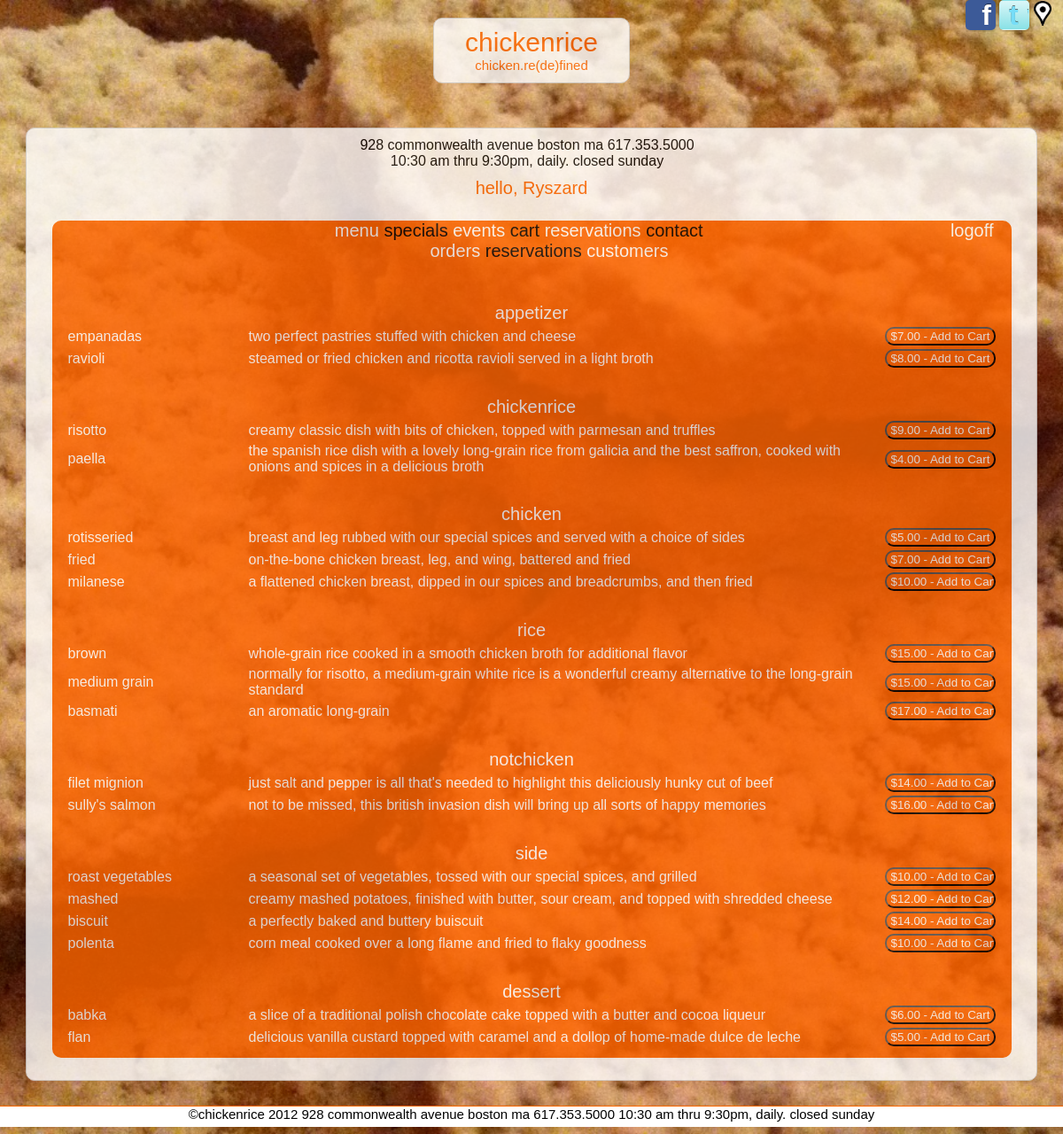
Screenshot of /menu/index.php (signed in) with the database file from the repository.
### tables this page shows
CREATE TABLE IF NOT EXISTS `menu` (
  `id` int(10) NOT NULL AUTO_INCREMENT,
  `menuType` int(10) NOT NULL,
  `foodItem` int(10) NOT NULL,
  `price` int(5) NOT NULL,
  `cost` int(5) NOT NULL,
  `specialDay` varchar(1) NULL,
  PRIMARY KEY (`id`),
  KEY `menuType` (`menuType`),
  KEY `foodItem` (`foodItem`)
);

CREATE TABLE IF NOT EXISTS `menutype` (
  `id` int(10) NOT NULL AUTO_INCREMENT,
  `name` varchar(25) NOT NULL,
  PRIMARY KEY (`id`)
);

CREATE TABLE IF NOT EXISTS `food` (
  `id` int(10) NOT NULL AUTO_INCREMENT,
  `name` varchar(25) NOT NULL,
  `description` varchar(255) NOT NULL,
  `isVegetarian` varchar(1) NOT NULL DEFAULT 'N',
  `imageName` varchar(255) NULL,
  PRIMARY KEY (`id`)
);

### model/database.php (called while the page is built, shortened)
<?php
class Database {
	private static $dsn = 'mysql:host=localhost;dbname=chickenrice';
	private static $username = 'chickenrice';
	private static $password = 'password';
	private static $db;
	public static function getDB () {
		if (!isset(self::$db)) {
			try {
				self::$db = new PDO(self::$dsn,
						self::$username,
						self::$password);
			} catch (PDOException $e) {
				$error_message = $e->getMessage();
				include('../errors/database_error.php');
				exit();
			}
		}
		return self::$db;
	}
}
?>

### model/menu.php (called while the page is built, shortened)
<?php
class Menu{
	private $menuId;
	private $menuType;
	private $foodName;
	private $description;
	private $price;
	public function getMenuId(){
		return $this->menuId;
	}
	public function getMenuType(){
		return $this->menuType;
	}
	public function getFoodName(){
		return $this->foodName;
	}
	public function getDescription(){
		return $this->description;
	}
	public function getPrice(){
		return $this->price;
	}
	public static function getMenu($db) {
		$sql="SELECT
				m.id as menuId,
				t.name as menuType,
				f.name as foodName,
				f.description as description,
				f.isVegetarian as vegetarian,
				m.price as price,
				m.specialDay as specialday,
				f.imageName as image
				FROM `menu` m JOIN `menutype` t ON m.menuType=t.id
									JOIN `food` f ON m.foodItem=f.id
				WHERE m.specialDay ='' AND f.name <>'event'";
		$statement= $db->prepare($sql);
		$statement->execute();
		$rows = $statement->fetchAll();
		$menu = array();
		foreach ($rows as $row) {
			$d = new Menu($db);
			$d->init($row);
			array_push($menu,$d);
		}
		return $menu;
	}
	private function init($row){
		$this->menuId = $row['menuId'];
		$this->menuType = $row['menuType'];
		$this->foodName = $row['foodName'];
		$this->description = $row['description'];
		$this->price = $row['price'];
	}
}
?>

### menu/menu.php (the view, shortened to what this page needs)
<?php
include('../include/header.php');
?>
<?php
include('../include/body.php');
?>
<table>
	<?php
	$previousType='';
	foreach($menu as $menuItem){
		if($previousType!=$menuItem->getMenuType()){
			$previousType=$menuItem->getMenuType();
			echo "<tr><td colspan=\"3\" class=\"menuheader\">$previousType</td></tr>";
		}
		$foodName=$menuItem->getFoodName();
		$desc=$menuItem->getDescription();
		$price=number_format($menuItem->getPrice(),2);
		$menuId=$menuItem->getMenuId();
		echo "<tr><td class=\"menuitem\"><a href=\"index.php?action=itemdetail&menuid=$menuId\">$foodName</a></td>";
		echo "<td class=\"menudesc\"><a href=\"index.php?action=itemdetail&menuid=$menuId\">$desc</a></td>";
		echo "<td><form name=\"addtocart\" method=\"POST\" action=\"#\">";
		echo "  <input type=\"button\" class=\"submitbutton menubutton\" title=\"add $foodName to your cart\" value=\"\$$price - Add to Cart\">";
		echo "  </form></td></tr>";
	}
	?>
</table>
<?php include('../include/footer.php'); ?>

### css/styles.css (style rules this page uses)
* { font-family: Arial, sans-serif; }
a { text-decoration: none; }
html { height: 100%; }
body { background-color: #000000; margin: 0; height: 100%; min-height: 100%; padding-bottom: 18px; scrollbar-base-color: #FF6600; scrollbar-arrow-color: #FF6600; scrollbar-DarkShadow-Color: #FF6600; background: url("img/bg/bg-01.jpg") no-repeat fixed center center; filter: progid:DXImageTransform.Microsoft.AlphaImageLoader(src="img/bg/bg-01.jpg", sizingMethod="scale" ); -webkit-background-size: cover; -moz-background-size: cover; -o-background-size: cover; background-size: cover; scrollbar-arrow-color: #FF6600; scrollbar-DarkShadow-Color: #FF6600; }
input { background-color: #FF6600; color: #FFFFFF; padding-left: 5px; }
table { margin-left: auto; margin-right: auto; }
select,input,#innerframe,#outerframe,#logo,textarea,fieldset, #cartcount, .menuimage { -webkit-border-radius: 10px; -moz-border-radius: 10px; -khtml-border-radius: 10px; border-radius: 10px; }
input,select,option,textarea { background-color: #FFFFFF; color: #FF6600; }
input[type="submit"],input[type="reset"],input[type="button"] { background-color: #FF6600; color: #FFFFFF; }
.menuheader { text-align: center; font-size: 20px; margin-bottom: 20px; margin-top: 20px; color: #FFFFFF; }
.menubutton { width: 125px; }
.menuitem { width: 200px; color: #FFFFFF; }
.menuitem a,.menudesc a { color: #FFFFFF; }
.menudesc { color: #FFFFFF; }
tr>td.menuheader { padding-top: 30px; }

### rows the page displays
menu: menuType.name "appetizer", foodItem.name "empanadas", foodItem.description "two perfect pastries stuffed with chicken and cheese", price "$7.00 - Add to Cart"
menu: foodItem.name "ravioli", foodItem.description "steamed or fried chicken and ricotta ravioli served in a light broth", price "$8.00 - Add to Cart"
menu: menuType.name "chickenrice", foodItem.name "risotto", foodItem.description "creamy classic dish with bits of chicken, topped with parmesan and truffles", price "$9.00 - Add to Cart"
menu: foodItem.name "paella", foodItem.description "the spanish rice dish with a lovely long-grain rice from galicia and the best saffron, cooked with onions and spices in a delicious broth", price "$4.00 - Add to Cart"
menu: menuType.name "chicken", foodItem.name "rotisseried", foodItem.description "breast and leg rubbed with our special spices and served with a choice of sides", price "$5.00 - Add to Cart"
menu: foodItem.name "fried", foodItem.description "on-the-bone chicken breast, leg, and wing, battered and fried", price "$7.00 - Add to Cart"
menu: foodItem.name "milanese", foodItem.description "a flattened chicken breast, dipped in our spices and breadcrumbs, and then fried", price "$10.00 - Add to Cart"
menu: menuType.name "rice", foodItem.name "brown", foodItem.description "whole-grain rice cooked in a smooth chicken broth for additional flavor", price "$15.00 - Add to Cart"
menu: foodItem.name "medium grain", foodItem.description "normally for risotto, a medium-grain white rice is a wonderful creamy alternative to the long-grain standard", price "$15.00 - Add to Cart"
menu: foodItem.name "basmati", foodItem.description "an aromatic long-grain", price "$17.00 - Add to Cart"
menu: menuType.name "notchicken", foodItem.name "filet mignion", foodItem.description "just salt and pepper is all that's needed to highlight this deliciously hunky cut of beef", price "$14.00 - Add to Cart"
menu: foodItem.name "sully's salmon", foodItem.description "not to be missed, this british invasion dish will bring up all sorts of happy memories", price "$16.00 - Add to Cart"
menu: menuType.name "side", foodItem.name "roast vegetables", foodItem.description "a seasonal set of vegetables, tossed with our special spices, and grilled", price "$10.00 - Add to Cart"
menu: foodItem.name "mashed", foodItem.description "creamy mashed potatoes, finished with butter, sour cream, and topped with shredded cheese", price "$12.00 - Add to Cart"
menu: foodItem.name "biscuit", foodItem.description "a perfectly baked and buttery buiscuit", price "$14.00 - Add to Cart"
menu: foodItem.name "polenta", foodItem.description "corn meal cooked over a long flame and fried to flaky goodness", price "$10.00 - Add to Cart"
menu: menuType.name "dessert", foodItem.name "babka", foodItem.description "a slice of a traditional polish chocolate cake topped with a butter and cocoa liqueur", price "$6.00 - Add to Cart"
menu: foodItem.name "flan", foodItem.description "delicious vanilla custard topped with caramel and a dollop of home-made dulce de leche", price "$5.00 - Add to Cart"

### other values shown
$firstName "Ryszard"
